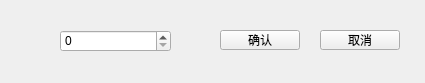
<?xml version="1.0" encoding="UTF-8"?>
<ui version="4.0">
 <class>Form_Threshold</class>
 <widget class="QWidget" name="Form_Threshold">
  <property name="geometry">
   <rect>
    <x>0</x>
    <y>0</y>
    <width>425</width>
    <height>83</height>
   </rect>
  </property>
  <property name="windowTitle">
   <string>Form</string>
  </property>
  <widget class="QSpinBox" name="spinBox">
   <property name="geometry">
    <rect>
     <x>60</x>
     <y>30</y>
     <width>111</width>
     <height>22</height>
    </rect>
   </property>
  </widget>
  <widget class="QPushButton" name="pushButton">
   <property name="geometry">
    <rect>
     <x>220</x>
     <y>30</y>
     <width>80</width>
     <height>20</height>
    </rect>
   </property>
   <property name="text">
    <string>确认</string>
   </property>
  </widget>
  <widget class="QPushButton" name="pushButton_2">
   <property name="geometry">
    <rect>
     <x>320</x>
     <y>30</y>
     <width>80</width>
     <height>20</height>
    </rect>
   </property>
   <property name="text">
    <string>取消</string>
   </property>
  </widget>
 </widget>
 <resources/>
 <connections/>
</ui>
